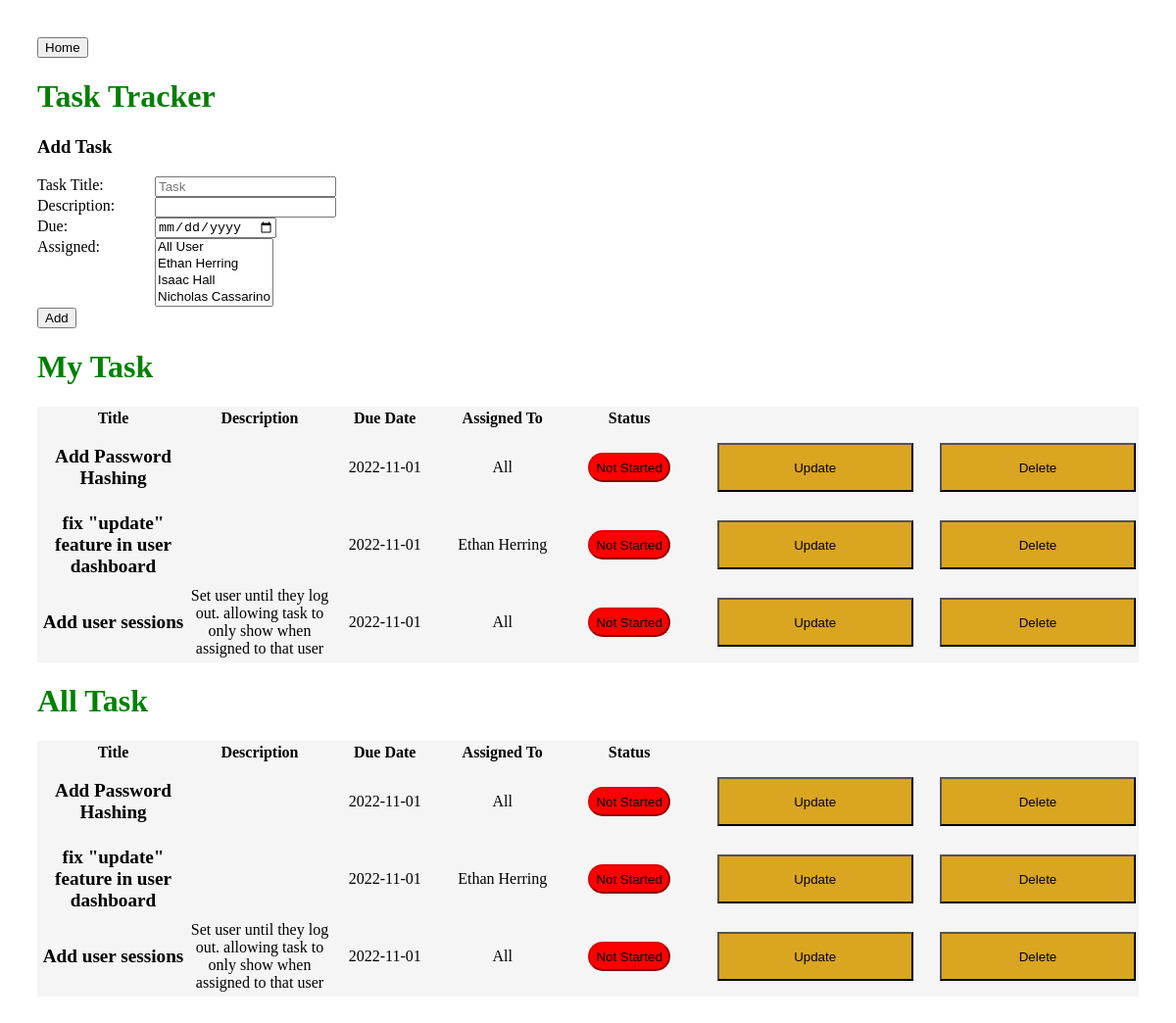
Page /task (signed in) on the committed database.
### app.py (models this page shows)
class Todo(db.Model):
    id = db.Column(db.Integer, primary_key=True)
    title = db.Column(db.String(100))
    description = db.Column(db.String(4150))
    assigned = db.Column(db.String(100))
    due = db.Column(db.Date)
    complete = db.Column(db.Integer)
    createdBy = db.Column(db.Integer)

### app.py (the view)
@app.route('/task')
def task():
    global user
    todo_list = Todo.query.all()
    user_list = User.query.all()
    return render_template('task.html',todo_list=todo_list,user_list=user_list,user=user)

### templates/task.html (shortened to what this page needs)
<!DOCTYPE html>
<html lang="en">
<head>
    <link rel="stylesheet" href="./static/main.css">
</head>
<a href="/"><button>Home</button></a>
<body>
    <h1>Task Tracker</h1>
    <form action="/add" method="post">
        <div>
            <h3>Add Task</h3>
            <label>Task Title:</label>
            <input type="text" name="title" placeholder="Task">
            <br>
            <label>Description:</label>
            <input type="text" name="description" >
            <br>
            <label>Due:</label>
            <input type="date" name="due" >
            <br>
            <label>Assigned:</label>
            <select name="assigned" id="assigned" multiple>
                <option value="All">All User</option>
                {% for user in user_list %}
                <option value="{{user.name}}">{{user.name}}</option>
                {% endfor %}
            </select>
            <br>
            <button type="submit">Add</button>
        </div>
    </form>
    <h1>My Task</h1>
    <div id="todo"class="todo">
     <table>
        <thead>
        <tr>
            <th>Title</th>
            <th>Description</th>
            <th>Due Date</th>
            <th>Assigned To</th>
            <th>Status</th>
            <th></th>
        </thead>
        <tbody>
    {% for todo in todo_list %}
    <tr>
        {%if user.name in todo.assigned or todo.assigned=="All"%}
    <td class="title">{{ todo.title }}</td> <td>{{ todo.description }}</td>  <td>{{ todo.due }}</td>  <td>{{ todo.assigned }}</td>
    <td>{% if todo.complete == 0 %}
    <button class="notStarted">Not Started</button>
    {% elif todo.complete == 1 %}
    <button class="inProgress">In Progress</button>
    {% else %}
    <button class="complete">Complete</button>
    {% endif %}</td>
    <td><a href="/update/{{ todo.id }}"><button>Update</button></a></td>
    {%if todo.createdBy == user.id or user.access == 1%}
    <td><a href="/delete/{{ todo.id }}"><button>Delete</button></a></td>
    {%endif%}</tr>
    {% endif %}
    {% endfor %}
    </tbody>
    </table>
    </div>
    {%if user.access==1%}
    <h1>All Task</h1>
    <div id="todo"class="todo">
        <table>
           <thead>
           <tr>
               <th>Title</th>
               <th>Description</th>
               <th>Due Date</th>
               <th>Assigned To</th>
               <th>Status</th>
               <th></th>
           </thead>
           <tbody>
       {% for todo in todo_list %}
       <tr>
       <td class="title">{{ todo.title }}</td> <td>{{ todo.description }}</td>  <td>{{ todo.due }}</td>  <td>{{ todo.assigned }}</td>
       <td>{% if todo.complete == 0 %}
       <button class="notStarted">Not Started</button>
       {% elif todo.complete == 1 %}
       <button class="inProgress">In Progress</button>
       {% else %}
       <button class="complete">Complete</button>{% endif %}
       </td>
       <td><a href="/update/{{ todo.id }}"><button>Update</button></a></td>
       {%if todo.createdBy == user.id or user.access == 1%}
       <td><a href="/delete/{{ todo.id }}"><button>Delete</button></a></td>
       {%endif%}</tr>
       {% endfor %}
       </tbody>
       </table>
       </div>
    {%endif%}
</body>
</html>

### static/main.css (style rules this page uses)
body { padding: 30px 30px; }
h1 { color: green; }
label:not(.ex) { display: block; float: left; width: 120px; }
h3 { font-weight: bold; text-align: left; }
th { width: 550px; }
td { height: 75px; }
td>a>button { width: 200px; height: 50px; background-color: goldenrod; }
.todo { text-align: center; background-color: whitesmoke; }
.notStarted { background-color: red; border-color: rgb(221, 4, 4); height: 30px; border-radius: 15px; }
.title { font-weight: bold; font-size: larger; }

### rows in the picture
Todo: title "Add Password Hashing", due "2022-11-01", assigned "All", complete "Not Started"
Todo: title "fix \"update\" feature in user dashboard", due "2022-11-01", assigned "Ethan Herring", complete "Not Started"
Todo: title "Add user sessions", description "Set user until they log out. allowing task to only show when assigned to that user", due "2022-11-01", assigned "All", complete "Not Started"
